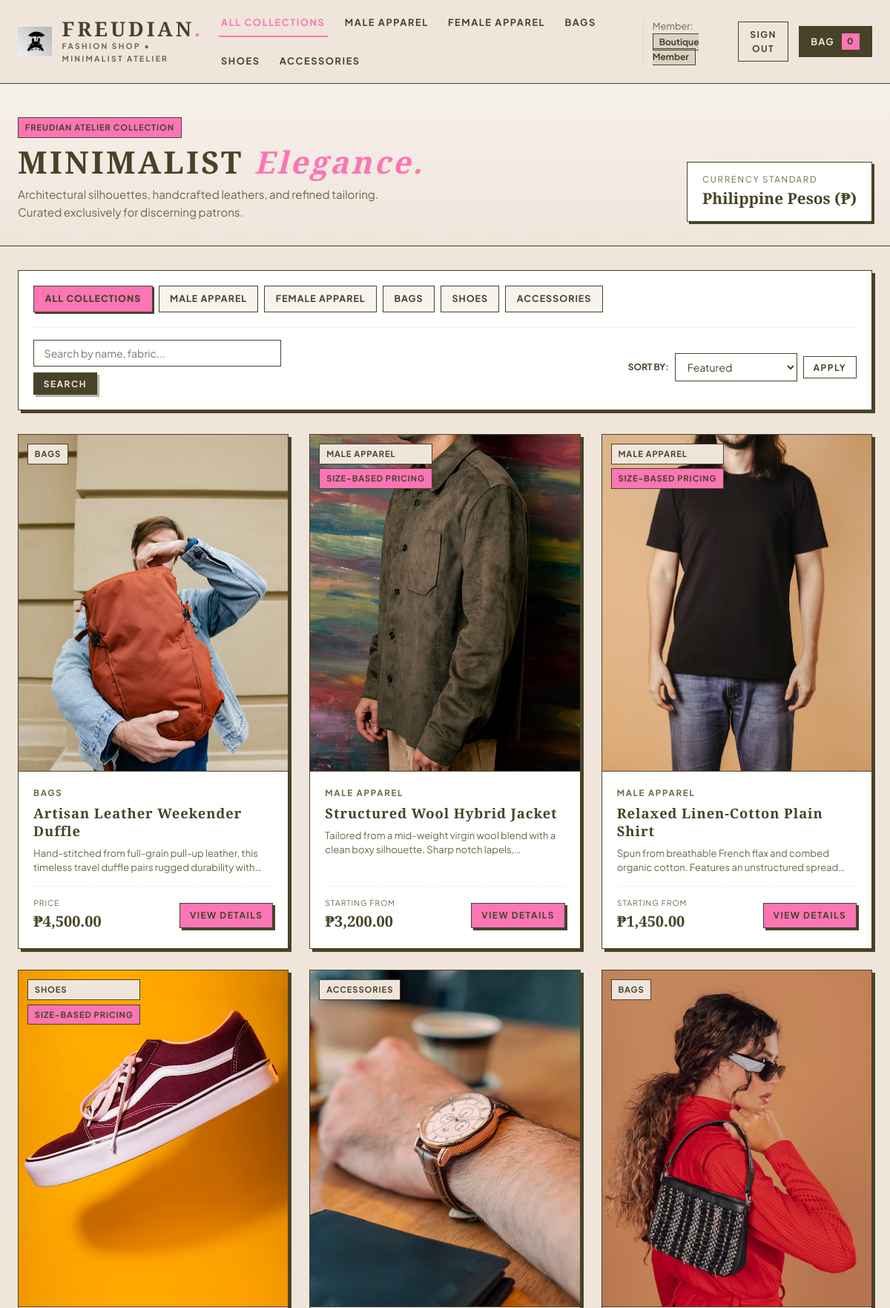
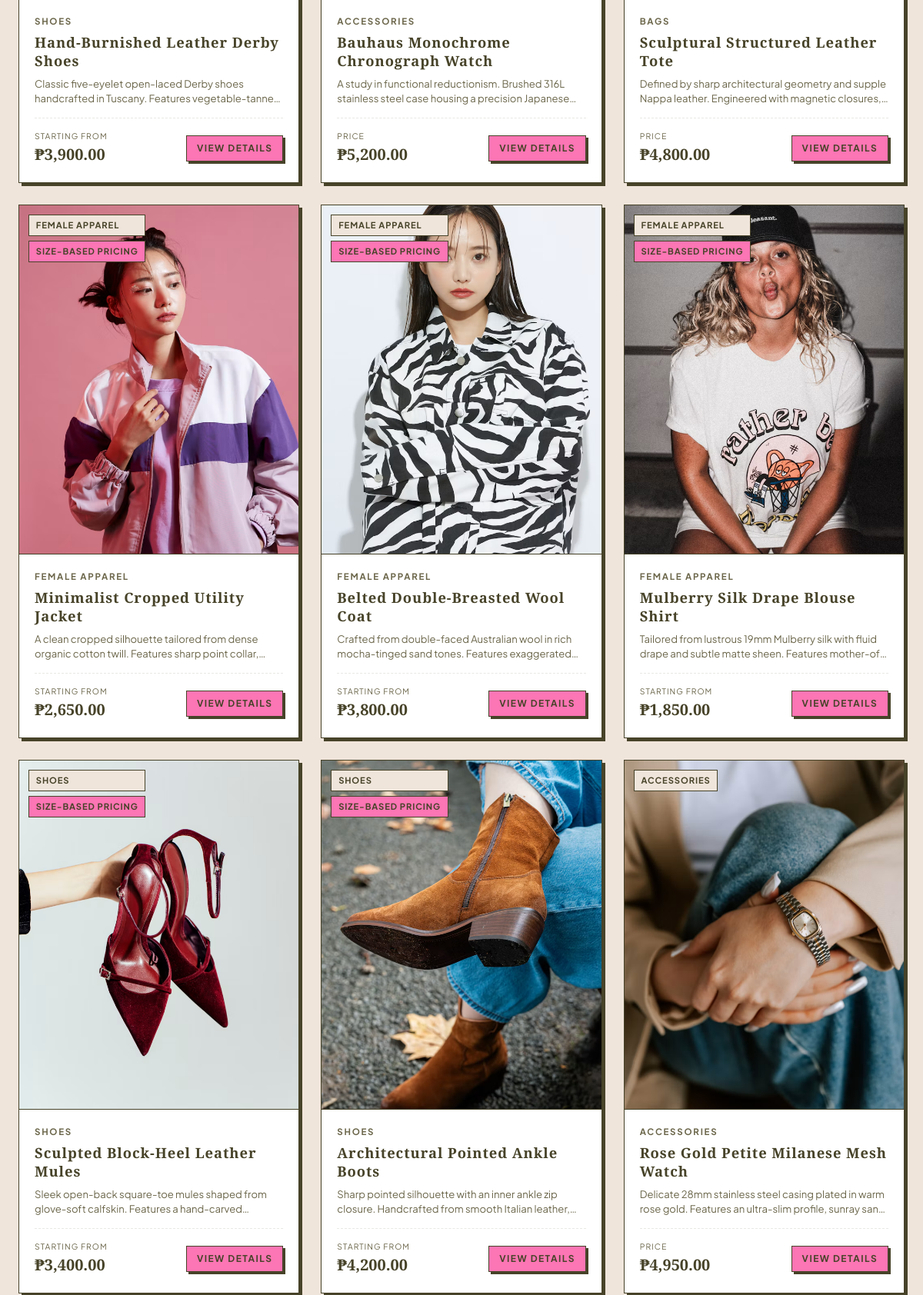
The page /shopping.php (signed in, upper part) on the database its author committed (2 pictures, top to bottom).
### tables this page shows
CREATE TABLE `products` (
  `id` INT AUTO_INCREMENT PRIMARY KEY,
  `product_code` VARCHAR(50) NOT NULL UNIQUE,
  `name` VARCHAR(150) NOT NULL,
  `category_id` INT NOT NULL,
  `gender` ENUM('Men', 'Women', 'Unisex') NOT NULL,
  `type_slug` VARCHAR(50) NOT NULL,
  `base_price` DECIMAL(10,2) NOT NULL,
  `has_size_pricing` TINYINT(1) DEFAULT 0,
  `description` TEXT NOT NULL,
  `primary_image` VARCHAR(255) NOT NULL,
  `is_featured` TINYINT(1) DEFAULT 1,
  `created_at` TIMESTAMP DEFAULT CURRENT_TIMESTAMP,
  FOREIGN KEY (`category_id`) REFERENCES `categories`(`id`) ON DELETE CASCADE
);

CREATE TABLE `categories` (
  `id` INT AUTO_INCREMENT PRIMARY KEY,
  `name` VARCHAR(50) NOT NULL,
  `slug` VARCHAR(50) NOT NULL UNIQUE,
  `description` VARCHAR(255) NULL
);

### db.php (called while the page is built, shortened)
<?php
function formatPeso($amount) {
    return '₱' . number_format((float)$amount, 2);
}

### shopping.php (the view, shortened to what this page needs)
<?php
require_once __DIR__ . '/db.php';
$pdo = getDB();
$category_filter = trim($_GET['category'] ?? '');
$search_query    = trim($_GET['search'] ?? '');
$sort_by         = trim($_GET['sort'] ?? 'featured');
$products = [];
if ($pdo) {
    try {
        $sql = "
            SELECT p.*, c.name AS category_name, c.slug AS category_slug,
                   (SELECT MIN(price) FROM product_sizes WHERE product_id = p.id) AS min_size_price,
                   (SELECT MAX(price) FROM product_sizes WHERE product_id = p.id) AS max_size_price
            FROM products p
            JOIN categories c ON p.category_id = c.id
            WHERE 1=1
        ";
        $params = [];
        switch ($sort_by) {
            case 'featured':
            default:
                $sql .= " ORDER BY p.is_featured DESC, p.id ASC";
                break;
        }
        $stmt = $pdo->prepare($sql);
        $stmt->execute($params);
        $products = $stmt->fetchAll();
    } catch (PDOException $e) {
        $products = [];
    }
}
require_once __DIR__ . '/header.php';
?>
<section class="catalog-header-banner">
  <div class="container">
    <div class="catalog-title-row">
      <div>
        <div class="badge badge-pink" style="margin-bottom: 0.65rem;">Freudian Atelier Collection</div>
        <h1 class="catalog-main-title">
          Minimalist <span>Elegance.</span>
        </h1>
        <p style="color: var(--mocha-muted); max-width: 520px; font-size: 0.95rem; margin-top: 0.5rem;">
          Architectural silhouettes, handcrafted leathers, and refined tailoring. Curated exclusively for discerning patrons.
        </p>
      </div>
      <div style="border: var(--border-width) solid var(--mocha-border); padding: 0.85rem 1.25rem; background-color: var(--sand-card); box-shadow: 3px 3px 0 var(--mocha-dark);">
        <div style="font-size: 0.72rem; text-transform: uppercase; letter-spacing: 0.15em; color: var(--mocha-muted);">Currency Standard</div>
        <div style="font-family: var(--font-display); font-size: 1.3rem; font-weight: 800; color: var(--mocha-dark);">Philippine Pesos (₱)</div>
      </div>
    </div>
  </div>
</section>
<div class="container">
  <div class="catalog-toolbar">
    <div class="filter-categories-strip">
      <a href="shopping.php" class="category-tab-btn <?php echo empty($category_filter) ? 'active' : ''; ?>">
        All Collections
      </a>
      <a href="shopping.php?category=male_apparel" class="category-tab-btn <?php echo ($category_filter === 'male_apparel') ? 'active' : ''; ?>">
        Male Apparel
      </a>
      <a href="shopping.php?category=female_apparel" class="category-tab-btn <?php echo ($category_filter === 'female_apparel') ? 'active' : ''; ?>">
        Female Apparel
      </a>
      <a href="shopping.php?category=bags" class="category-tab-btn <?php echo ($category_filter === 'bags') ? 'active' : ''; ?>">
        Bags
      </a>
      <a href="shopping.php?category=shoes" class="category-tab-btn <?php echo ($category_filter === 'shoes') ? 'active' : ''; ?>">
        Shoes
      </a>
      <a href="shopping.php?category=accessories" class="category-tab-btn <?php echo ($category_filter === 'accessories') ? 'active' : ''; ?>">
        Accessories
      </a>
    </div>
    <div class="filter-bottom-row">
      <form method="GET" action="shopping.php" class="filter-form-pure">
        <input type="text" name="search" class="form-input" style="min-width: 240px; padding: 0.5rem 0.85rem;" placeholder="Search by name, fabric..." value="<?php echo htmlspecialchars($search_query); ?>">
        <button type="submit" class="btn btn-sm btn-dark">Search</button>
      </form>
      <form method="GET" action="shopping.php" class="filter-form-pure">
        <label for="sort-select" style="font-size: 0.75rem; font-weight: 700; text-transform: uppercase;">Sort By:</label>
        <select id="sort-select" name="sort" class="form-select" style="padding: 0.5rem 0.75rem; width: auto;">
          <option value="featured" <?php echo ($sort_by === 'featured') ? 'selected' : ''; ?>>Featured</option>
        </select>
        <button type="submit" class="btn btn-sm btn-outline">Apply</button>
      </form>
    </div>
  </div>
  <?php if (empty($products)): ?>
    <div class="cart-table-panel" style="text-align: center; padding: 4rem 2rem;">
      <h2 style="margin-bottom: 0.75rem;">No Pieces Found</h2>
      <p style="color: var(--mocha-muted); margin-bottom: 1.5rem;">
        No items matched your current filter criteria<?php echo !empty($search_query) ? ' for "' . htmlspecialchars($search_query) . '"' : ''; ?>.
      </p>
      <a href="shopping.php" class="btn btn-primary">Browse All Pieces</a>
    </div>
  <?php else: ?>
    <div class="products-grid">
      <?php foreach ($products as $item):
        $display_price = $item['min_size_price'] ?? $item['base_price'];
      ?>
        <article class="product-card">
          <div class="card-image-box">
            <a href="product-detail.php?id=<?php echo (int)$item['id']; ?>">
              <img src="<?php echo htmlspecialchars($item['primary_image']); ?>" alt="<?php echo htmlspecialchars($item['name']); ?>" class="card-img" loading="lazy">
            </a>
            <div class="card-badges">
              <span class="badge badge-sand"><?php echo htmlspecialchars($item['category_name']); ?></span>
              <?php if (!empty($item['has_size_pricing'])): ?>
                <span class="badge badge-pink">Size-Based Pricing</span>
              <?php endif; ?>
            </div>
          </div>
          <div class="card-body">
            <div class="card-category-tag">
              <?php echo htmlspecialchars($item['category_name']); ?>
            </div>
            <h2 class="card-title">
              <a href="product-detail.php?id=<?php echo (int)$item['id']; ?>">
                <?php echo htmlspecialchars($item['name']); ?>
              </a>
            </h2>
            <p class="card-desc">
              <?php echo htmlspecialchars($item['description']); ?>
            </p>
            <div class="card-footer">
              <div class="price-box">
                <span class="price-label">
                  <?php echo !empty($item['has_size_pricing']) ? 'Starting From' : 'Price'; ?>
                </span>
                <span class="price-amount">
                  <?php echo formatPeso($display_price); ?>
                </span>
              </div>
              <a href="product-detail.php?id=<?php echo (int)$item['id']; ?>" class="btn btn-sm btn-primary">
                View Details
              </a>
            </div>
          </div>
        </article>
      <?php endforeach; ?>
    </div>
  <?php endif; ?>
</div>
<?php require_once __DIR__ . '/footer.php'; ?>

### rows shown on the page
products: primary_image (picture), category.name "BAGS", name "Artisan Leather Weekender Duffle", description "Hand-stitched from full-grain pull-up leather, this timeless travel duffle pairs rugged durability…", has_size_pricing "PRICE", display_price "₱4,500.00"
products: primary_image (picture), category.name "MALE APPAREL", has_size_pricing "SIZE-BASED PRICING", name "Structured Wool Hybrid Jacket", description "Tailored from a mid-weight virgin wool blend with a clean boxy silhouette. Sharp notch…", display_price "₱3,200.00"
products: primary_image (picture), category.name "MALE APPAREL", has_size_pricing "SIZE-BASED PRICING", name "Relaxed Linen-Cotton Plain Shirt", description "Spun from breathable French flax and combed organic cotton. Features an unstructured…", display_price "₱1,450.00"
products: primary_image (picture), category.name "SHOES", has_size_pricing "SIZE-BASED PRICING", name "Hand-Burnished Leather Derby Shoes", description "Classic five-eyelet open-laced Derby shoes handcrafted in Tuscany. Features…", display_price "₱3,900.00"
products: primary_image (picture), category.name "ACCESSORIES", name "Bauhaus Monochrome Chronograph Watch", description "A study in functional reductionism. Brushed 316L stainless steel case housing a precision…", has_size_pricing "PRICE", display_price "₱5,200.00"
products: primary_image (picture), category.name "BAGS", name "Sculptural Structured Leather Tote", description "Defined by sharp architectural geometry and supple Nappa leather. Engineered with magnetic…", has_size_pricing "PRICE", display_price "₱4,800.00"
products: primary_image (picture), category.name "FEMALE APPAREL", has_size_pricing "SIZE-BASED PRICING", name "Minimalist Cropped Utility Jacket", description "A clean cropped silhouette tailored from dense organic cotton twill. Features sharp point…", display_price "₱2,650.00"
products: primary_image (picture), category.name "FEMALE APPAREL", has_size_pricing "SIZE-BASED PRICING", name "Belted Double-Breasted Wool Coat", description "Crafted from double-faced Australian wool in rich mocha-tinged sand tones. Features…", display_price "₱3,800.00"
products: primary_image (picture), category.name "FEMALE APPAREL", has_size_pricing "SIZE-BASED PRICING", name "Mulberry Silk Drape Blouse Shirt", description "Tailored from lustrous 19mm Mulberry silk with fluid drape and subtle matte sheen.…", display_price "₱1,850.00"
products: primary_image (picture), category.name "SHOES", has_size_pricing "SIZE-BASED PRICING", name "Sculpted Block-Heel Leather Mules", description "Sleek open-back square-toe mules shaped from glove-soft calfskin. Features a…", display_price "₱3,400.00"
products: primary_image (picture), category.name "SHOES", has_size_pricing "SIZE-BASED PRICING", name "Architectural Pointed Ankle Boots", description "Sharp pointed silhouette with an inner ankle zip closure. Handcrafted from smooth Italian…", display_price "₱4,200.00"
products: primary_image (picture), category.name "ACCESSORIES", name "Rose Gold Petite Milanese Mesh Watch", description "Delicate 28mm stainless steel casing plated in warm rose gold. Features an ultra-slim profile, sunray…", has_size_pricing "PRICE", display_price "₱4,950.00"

### other values the page prints
$logged_user_name "Boutique Member"
$cart_total_quantity "0"
